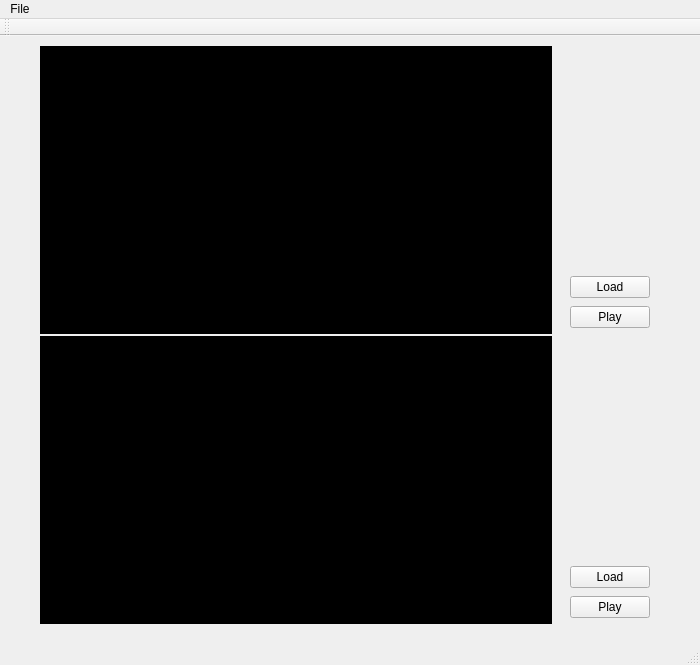
<?xml version="1.0" encoding="UTF-8"?>
<ui version="4.0">
 <class>MainWindow</class>
 <widget class="QMainWindow" name="MainWindow">
  <property name="geometry">
   <rect>
    <x>0</x>
    <y>0</y>
    <width>700</width>
    <height>665</height>
   </rect>
  </property>
  <property name="windowTitle">
   <string>Media Player</string>
  </property>
  <widget class="QWidget" name="centralWidget">
   <widget class="QLabel" name="lblPlayerLeft">
    <property name="geometry">
     <rect>
      <x>40</x>
      <y>300</y>
      <width>512</width>
      <height>288</height>
     </rect>
    </property>
    <property name="autoFillBackground">
     <bool>false</bool>
    </property>
    <property name="styleSheet">
     <string notr="true">Background-color: black;</string>
    </property>
    <property name="text">
     <string/>
    </property>
   </widget>
   <widget class="QPushButton" name="btnLoadLeft">
    <property name="geometry">
     <rect>
      <x>570</x>
      <y>530</y>
      <width>80</width>
      <height>22</height>
     </rect>
    </property>
    <property name="text">
     <string>Load</string>
    </property>
   </widget>
   <widget class="QPushButton" name="btnPlayLeft">
    <property name="geometry">
     <rect>
      <x>570</x>
      <y>560</y>
      <width>80</width>
      <height>22</height>
     </rect>
    </property>
    <property name="text">
     <string>Play</string>
    </property>
   </widget>
   <widget class="QLabel" name="lblPlayerRight">
    <property name="geometry">
     <rect>
      <x>40</x>
      <y>10</y>
      <width>512</width>
      <height>288</height>
     </rect>
    </property>
    <property name="autoFillBackground">
     <bool>false</bool>
    </property>
    <property name="styleSheet">
     <string notr="true">Background-color: black;</string>
    </property>
    <property name="text">
     <string/>
    </property>
   </widget>
   <widget class="QPushButton" name="btnPlayRight">
    <property name="geometry">
     <rect>
      <x>570</x>
      <y>270</y>
      <width>80</width>
      <height>22</height>
     </rect>
    </property>
    <property name="text">
     <string>Play</string>
    </property>
   </widget>
   <widget class="QPushButton" name="btnLoadRight">
    <property name="geometry">
     <rect>
      <x>570</x>
      <y>240</y>
      <width>80</width>
      <height>22</height>
     </rect>
    </property>
    <property name="text">
     <string>Load</string>
    </property>
   </widget>
  </widget>
  <widget class="QToolBar" name="mainToolBar">
   <attribute name="toolBarArea">
    <enum>TopToolBarArea</enum>
   </attribute>
   <attribute name="toolBarBreak">
    <bool>false</bool>
   </attribute>
  </widget>
  <widget class="QStatusBar" name="statusBar"/>
  <widget class="QMenuBar" name="menuBar">
   <property name="geometry">
    <rect>
     <x>0</x>
     <y>0</y>
     <width>700</width>
     <height>30</height>
    </rect>
   </property>
   <widget class="QMenu" name="menuFile">
    <property name="title">
     <string>File</string>
    </property>
   </widget>
   <addaction name="menuFile"/>
  </widget>
 </widget>
 <layoutdefault spacing="6" margin="11"/>
 <resources/>
 <connections/>
</ui>
